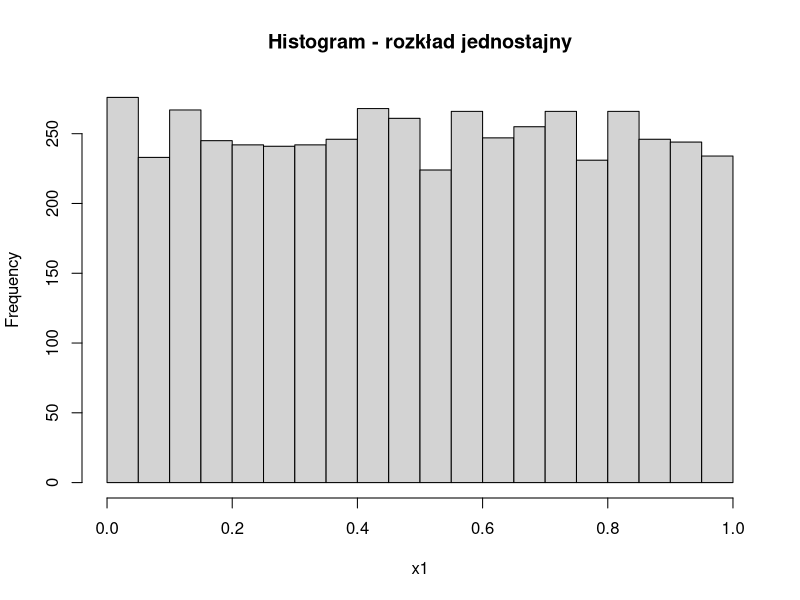
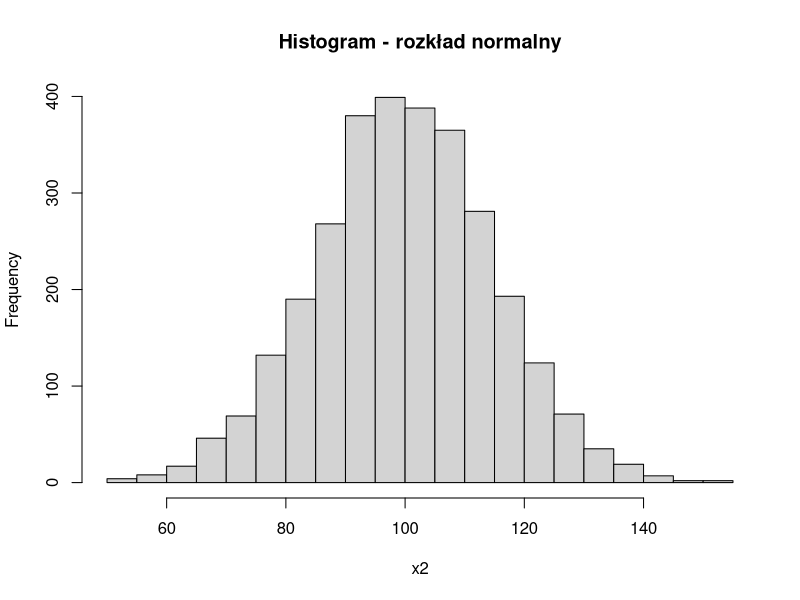
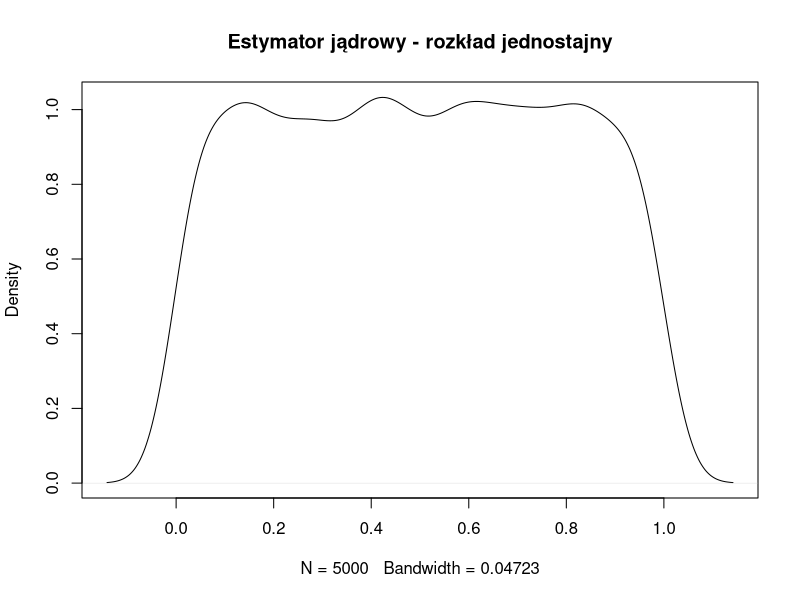
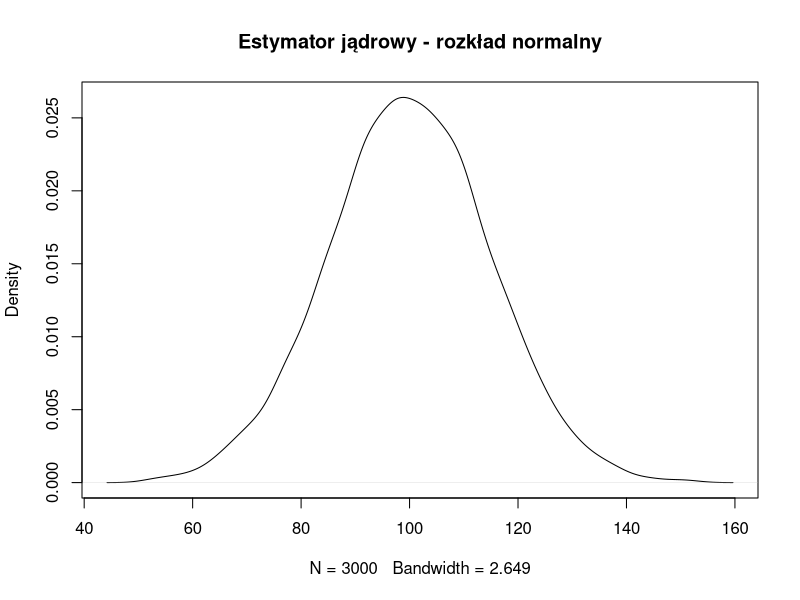
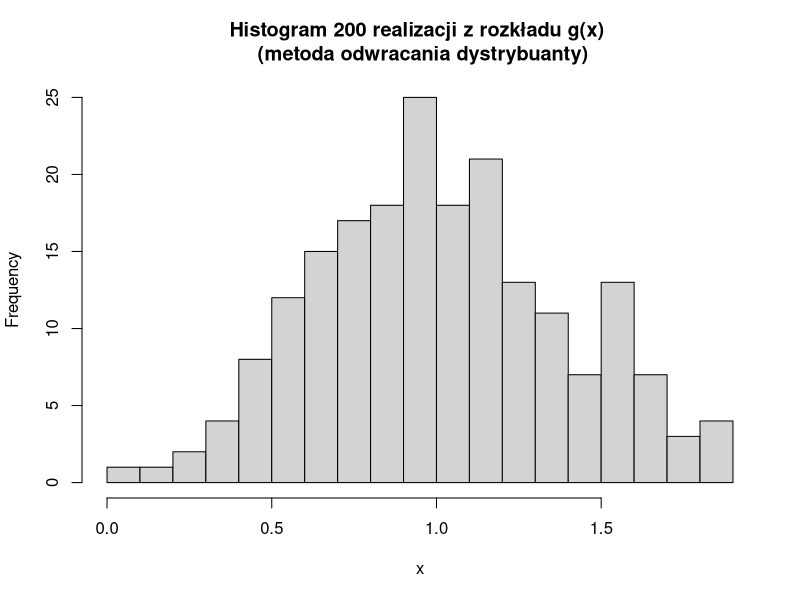

These charts were generated, in order, by the following R code:
# Zadanie 1
set.seed(123) 
x1 <- runif(5000, 0, 1) 
x2 <- rnorm(3000, 100, 15)


hist(x1, breaks = 30, main = "Histogram - rozkład jednostajny")
hist(x2, breaks = 30, main = "Histogram - rozkład normalny")

# ii) 
d1 <- density(x1)
plot(d1, main = "Estymator jądrowy - rozkład jednostajny")
d2 <- density(x2)
plot(d2, main = "Estymator jądrowy - rozkład normalny")

# Zadanie 2

# Symulacja 600 rzutów kostką
x3 <- sample(1:6, 600, replace = TRUE)
mean_x3 <- mean(x3) # średnia z próby
var_x3 <- var(x3) # wariancja z próby
freq_x3 <- table(x3) # rozkład częstości
freq_x3
# porównanie z rozkładem jednostajnym
freq_unif <- table(sample(1:6, 600, replace = TRUE))
freq_unif
# wniosek: więcej skrajnych wartości w przypadku 1
# > freq_x3
# x3
# 1   2   3   4   5   6 
# 105  98  95  91 102 109 
# > freq_unif
# 1   2   3   4   5   6 
# 90  88 119  87 104 112 

# ii)
data_frame = as.data.frame(freq_x3)
var(data_frame)

# iii) 
x4 <- sample(1:6, 600, replace = TRUE)
mean_x4 <- mean(x4)
var_x4 <- var(x4)
freq_x4 <- table(x4)
freq_x4

# Zadanie 3
x5 <- sample(0:3, 600, replace = TRUE, prob = c(0.3, 0.4, 0.2, 0.1)) 
mean_x5 <- mean(x5) # średnia z próby
sd_x5 <- sd(x5) # odchylenie standardowe z próby
freq_x5 <- table(x5) # rozkład częstości
freq_x5

# Zadanie 4
set.seed(123)
x6 <- rbinom(100, 10, 0.3)
x7 <- rgeom(50, 0.4)

# Zadanie 5
lambda <- 3
n <- 50
poisson_samples <- vector(mode = "integer", length = n)

i <- 1
while (i <= n) {
  x <- 0
  p <- exp(-lambda)
  F <- p
  u <- runif(1)
  while (u > F) {
    x <- x + 1
    p <- p * lambda / x
    F <- F + p
  }
  poisson_samples[i] <- x
  i <- i + 1
}

poisson_samples

# Zadanie 6
# funkcja odwrotności dystrybuanty
Finv <- function(u) {
  ifelse(u <= 0.5, sqrt(2*u), 2 - sqrt(2 - 2*u))
}

set.seed(123) # ziarno losowości
u <- runif(200) # 200 wartości z rozkładu równomiernego na przedziale [0,1]
x <- Finv(u) 

hist(x, breaks = 20, main = "Histogram 200 realizacji z rozkładu g(x) \n (metoda odwracania dystrybuanty)", xlab = "x")

g <- function(x) {
  ifelse(x >= 0 & x <= 2, 0.5*x, 0)
}  
